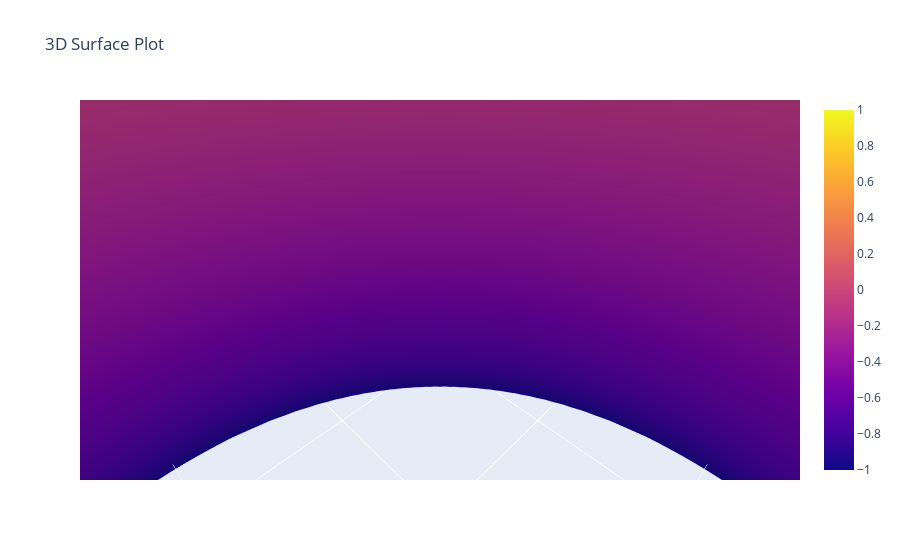

This figure's notebook cell:
### Code cell
#ANSWER-4.

x = np.linspace(-5, 5, 100)
y = np.linspace(-5, 5, 100)
x, y = np.meshgrid(x, y)
z = np.sin(np.sqrt(x**2 + y**2))

fig = go.Figure(data=[go.Surface(z=z, x=x, y=y)])
fig.update_layout(
    title="3D Surface Plot",
    scene=dict(xaxis_title="X", yaxis_title="Y", zaxis_title="Z"),
)
fig.show()

### Figure 1 — Plotly figure (JSON) as saved in the notebook; plotly's stock layout.template omitted (floating-point values rounded to 4 significant figures; data arrays with more than 128 entries replaced by an {"elided": "..."} marker saying what was removed)
{"data": [{"type": "surface", "x": {"elided": "100x100 float values"}, "y": {"elided": "100x100 float values"}, "z": {"elided": "100x100 float values"}}], "layout": {"autosize": true, "scene": {"aspectmode": "auto", "aspectratio": {"x": 1, "y": 1, "z": 1}, "camera": {"center": {"x": 0, "y": 0, "z": 0}, "eye": {"x": 0.005774, "y": 0.005774, "z": 0.005774}, "projection": {"type": "perspective"}, "up": {"x": 0, "y": 0, "z": 1}}, "xaxis": {"title": {"text": "X"}, "type": "linear"}, "yaxis": {"title": {"text": "Y"}, "type": "linear"}, "zaxis": {"title": {"text": "Z"}, "type": "linear"}}, "title": {"text": "3D Surface Plot"}}}
